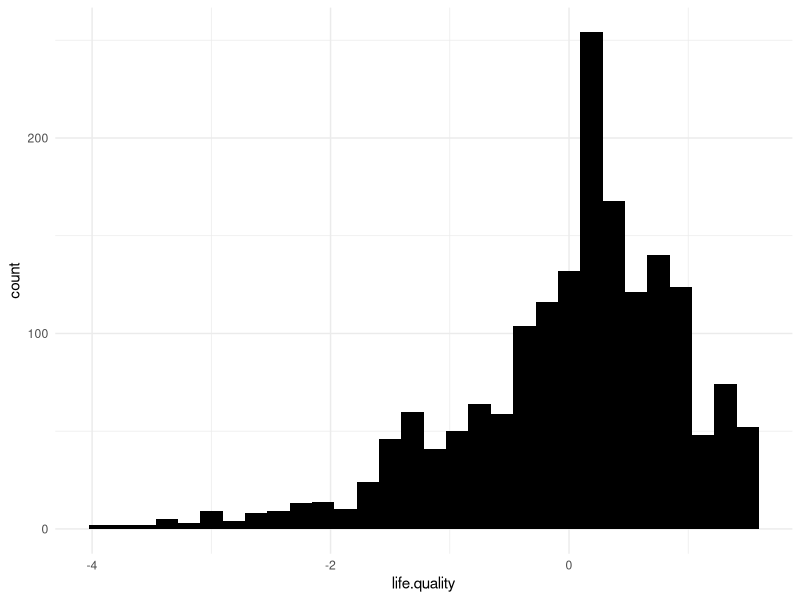

Write the R code that produced this figure.
## ---- chunk 1
knitr::opts_chunk$set(echo = TRUE)
## ---- chunk 2

wvs.dat <- read.csv("wvs_data.csv")

## ---- chunk 3

library(dplyr)

wvs.dat <- wvs.dat %>%
  mutate(happiness = dplyr::recode(V10, 
                                   '1' = 4,
                                   '2' = 3,
                                   '3' = 2,
                                   '4' = 1, 
                                   '-2' = NULL),
         
         health = dplyr::recode(V11,
                                '1' = 5, 
                                '2' = 4, 
                                '3' = 3,
                                '4' = 2,
                                '5' = 1, 
                                '-2' = NULL),
         
         finances = dplyr::recode(V59, 
                                  '-2' = NULL,
                                  .default = V59),
         
         satisfaction = dplyr::recode(V23, 
                                  '-2' = NULL,
                                  .default = V23),
         
         freedom = dplyr::recode(V55, 
                                  '-2' = NULL,
                                  .default = V55))

## ---- chunk 4

library(psych)

## ---- chunk 5

fa.fit <- fa(wvs.dat[,c("happiness",
                         "health",
                         "finances", 
                         "satisfaction",
                         "freedom")], 
             nfactors=1)

## ---- chunk 6

fa.fit

## ---- chunk 7

wvs.dat$life.quality <- as.numeric(fa.fit$scores)

## ---- chunk 8

head(wvs.dat$life.quality, 10)

## ---- chunk 9

library(ggplot2)

ggplot(wvs.dat, aes(life.quality)) + 
  geom_histogram(fill = 'black') + 
  theme_minimal()

